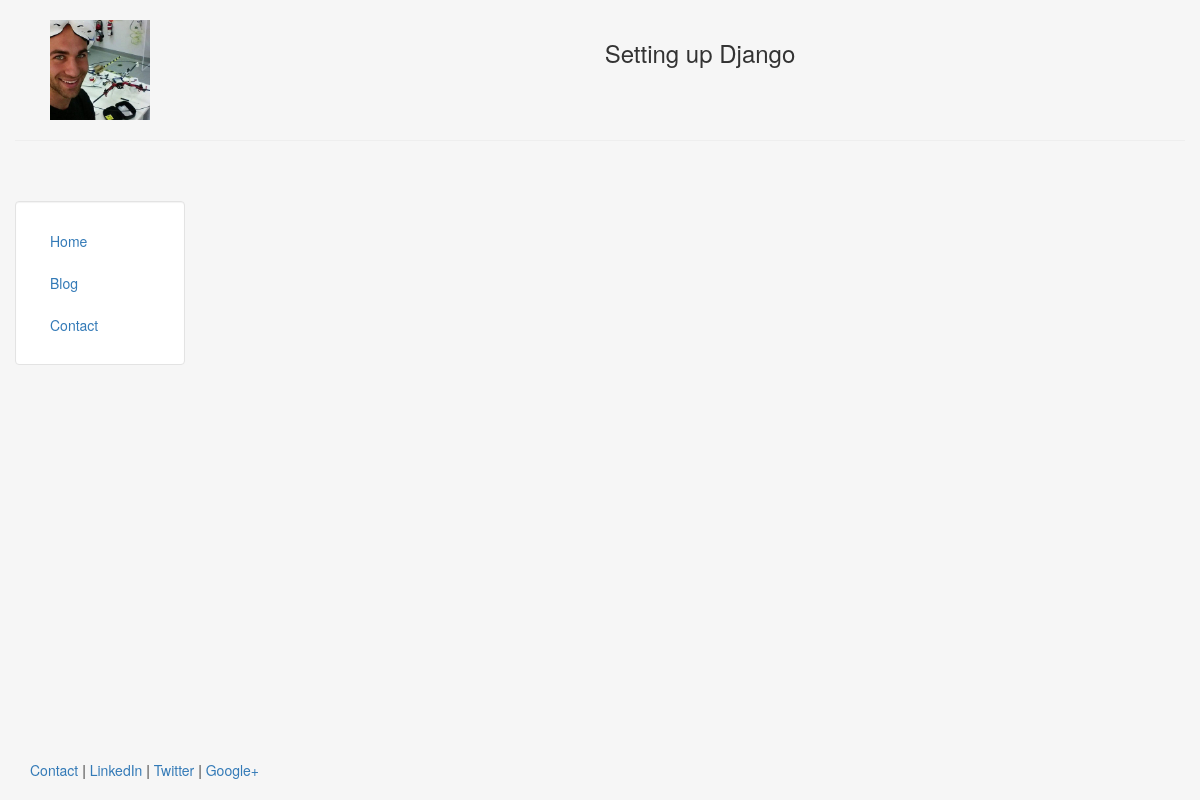
The page /blog/ on the database as committed earlier.
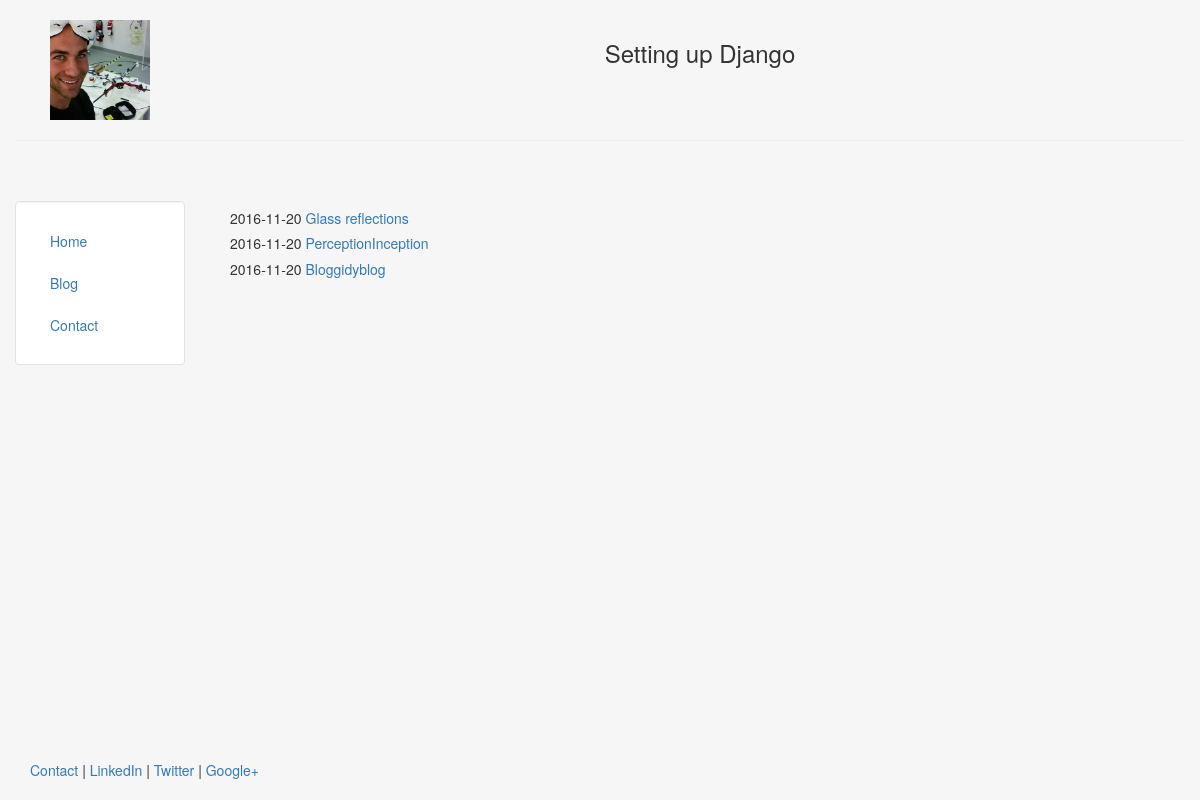
The same page on the database as committed later.
### blog/models.py (models this page shows, shortened)
class Post(models.Model):
	title = models.CharField(max_length=140)
	body  = models.TextField()
	date  = models.DateTimeField()

### blog/templates/blog/blog.html
{% extends "personal/header.html" %}
{% block content %}
	{% for post in object_list %}
		<h5> {{ post.date|date:"Y-m-d" }} <a href="/blog/{{post.id}}"> {{post.title}}</a> </h5>
	{% endfor %}
{% endblock %}

### personal/templates/personal/header.html (shortened to what this page needs)
<!DOCTYPE html>
<html lang="en">
<!DOCTYPE html>
<html lang="en">
<head>
	{% load staticfiles %}
	<link rel="stylesheet" href="{% static 'personal/css/bootstrap.min.css' %}" type = "text/css"/>
</head>
<body class="body" style="background-color:#f6f6f6">
	<div class="container-fluid" style="min-height:95%; ">
		<div class="row">
			  <div class="col-sm-2">
				  <br>
				  <center>
					<img src="{% static 'personal/img/profile.jpg' %}" class="responsive-img" style='max-height:100px;' alt="face">
				  </center>
			  </div>
			  <div class="col-sm-10">
				  <br>
				  <center>
				  <h3>Setting up Django</h3>
				  </center>
			  </div>
		</div><hr>
		<div class="row">
		  <div class="col-sm-2">
		  <br>
		  <br>
			<div class="well bs-sidebar" id="sidebar" style="background-color:#fff">
			  <ul class="nav nav-pills nav-stacked">
				<li><a href='/'>Home</a></li>
				<li><a href='/blog/'>Blog</a></li>
				<li><a href='/contact/'>Contact</a></li>
			  </ul>
			</div>
		  </div>
		  <div class="col-sm-10">
			<div class='container-fluid'>
			<br><br>
			   {% block content %}
			   {% endblock %}
			</div>
		  </div>
		</div>
	</div>
	<footer>
		<div class="container-fluid" style='margin-left:15px'>
			<p><a href="#" target="blank">Contact</a> | <a href="#" target="blank">LinkedIn</a> | <a href="#" target="blank">Twitter</a> | <a href="#" target="blank">Google+</a></p>
		</div>
	</footer>
</body>
</html>

### personal/templates/personal/header.html (style rules this page uses)
html, body { height:100% }

Rows that differ between the two databases and show on the page:
added Post: date "2016-11-20", title "Glass reflections"
added Post: date "2016-11-20", title "PerceptionInception"
added Post: date "2016-11-20", title "Bloggidyblog"
